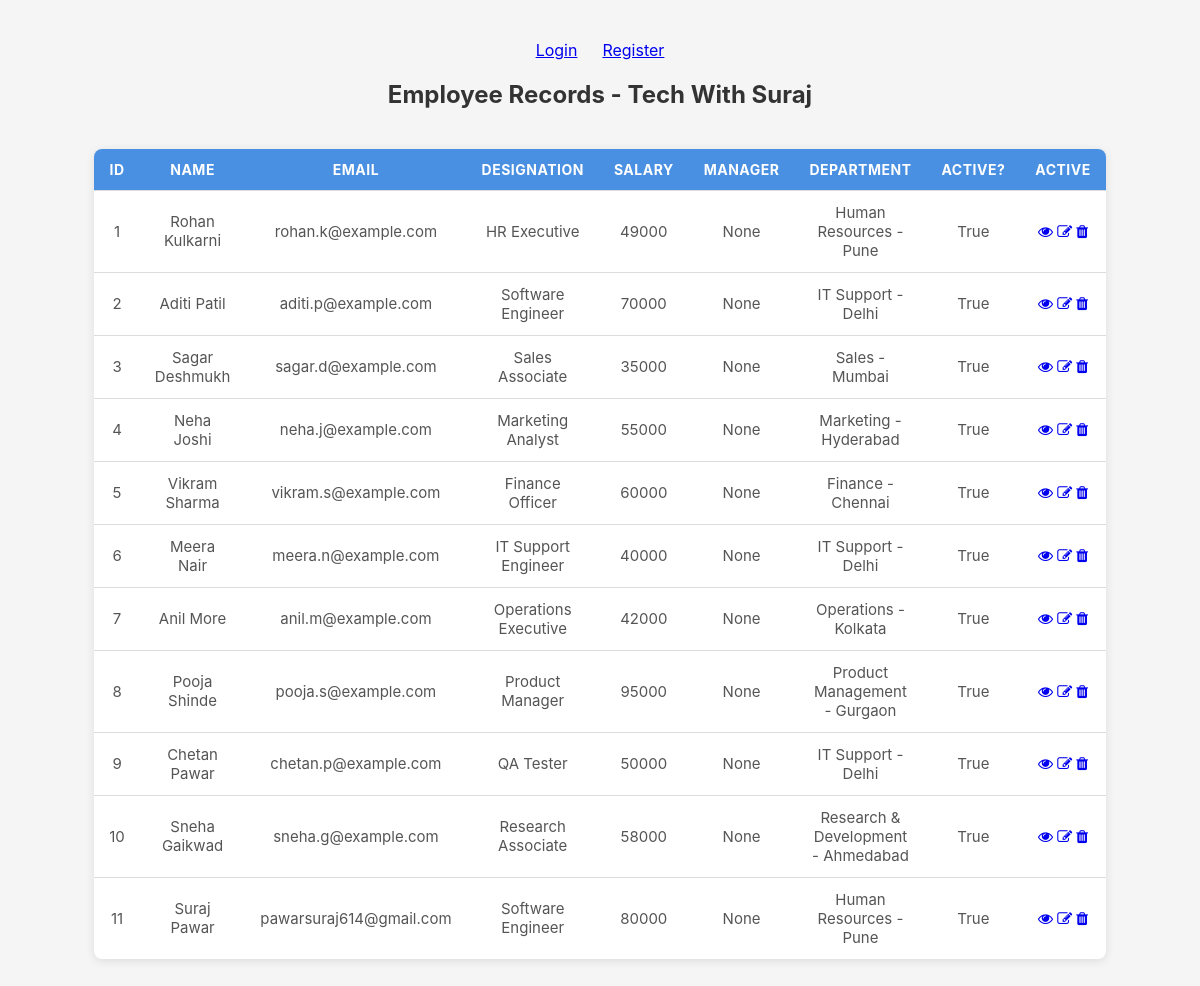
The page / on the database its author committed.
### employees/models.py (models this page shows, shortened)
class Employee(models.Model):
    first_name = models.CharField(max_length=50)
    last_name = models.CharField(max_length=50)
    email = models.EmailField(unique=True)
    designation = models.CharField(max_length=50)
    image=models.ImageField(upload_to='emp_images',default='default.jpg')
    salary = models.IntegerField()
    joining_date = models.DateField()
    is_active = models.BooleanField(default=True)
    department = models.ForeignKey(Department, on_delete=models.SET_NULL, blank=True, null=True)
    manager = models.ForeignKey("self", on_delete=models.SET_NULL, blank=True, null=True)
    def full_name(self):
        return f"{self.first_name} {self.last_name}"

class Department(models.Model):
    name = models.CharField(max_length=25)
    location = models.CharField(max_length=25)
    def __str__(self):
        return f"{self.name} - {self.location}"

### employee_main/views.py (the view)
# urls.py: 2. Add a URL to urlpatterns:  path('', views.home, name='home')
def home(request):
    employees = Employee.objects.all()
    context = {
        'employees': employees
    }
    return render(request, 'home.html', context)

### templates/home.html (shortened to what this page needs)
{% load static %}
<!DOCTYPE html>
<html lang="en">
<head>
    <link rel="stylesheet" href="{% static 'css/style.css' %}">
    <link rel="stylesheet" href="https://cdnjs.cloudflare.com/ajax/libs/font-awesome/4.7.0/css/font-awesome.min.css">
</head>
<body>
    {% if not user.is_authenticated %}
    <a href="{% url 'login' %}">Login</a> &emsp;
    <a href="{% url 'register' %}">Register</a>
    {% else %}
    You are logged in as: {{user}}
    <a href="{% url 'logout' %}">Logout</a>
    {% endif %}
    <h2>Employee Records - Tech With Suraj</h2>
    <br>
    <table>
        <thead>
            <tr>
                <th>ID</th>
                <th>Name</th>
                <th>Email</th>
                <th>Designation</th>
                <th>Salary</th>
                <th>Manager</th>
                <th>Department</th>
                <th>Active?</th>
                <th>Active</th>
            </tr>
        </thead>
        <tbody>
            {% for e in employees %}
                <tr>
                    <td>{{ e.id }}</td>
                    <td>{{ e.full_name }}</td>
                    <td>{{ e.email }}</td>
                    <td>{{ e.designation }}</td>
                    <td>{{ e.salary }}</td>
                    <td>{{ e.manager }}</td>
                    <td>{{ e.department }}</td>
                    <td>{{ e.is_active }}</td>
                    <td>
                        <a href="{% url 'employee_detail' e.id %}"><i class="fa fa-eye"></i></a>
                        <a href="{% url 'edit_employee' e.id %}"><i class="fa fa-edit"></i></a>
                        <a href="{% url 'delete_employee' e.id %}"><i class="fa fa-trash"></i></a>
                    </td>
                </tr>
            {% endfor %}
        </tbody>
    </table>
</body>
</html>

### employee_main/static/css/style.css (style rules this page uses)
body { font-family: "Inter", sans-serif; background: #f5f5f5; margin: 0; padding: 40px; text-align: center; }
h2 { margin-bottom: 20px; color: #333; }
table { margin: auto; border-collapse: collapse; width: 90%; max-width: 900px; background: white; border-radius: 8px; overflow: hidden; box-shadow: 0 2px 10px rgba(0, 0, 0, 0.1); }
thead { background: #4a90e2; color: white; }
th, td { padding: 12px 15px; border-bottom: 1px solid #ddd; }
th { text-transform: uppercase; font-size: 14px; letter-spacing: 0.5px; }
td { color: #555; font-size: 15px; }
tbody tr:last-child td { border-bottom: none; }

### rows shown on the page
Employee: id "1", full_name "Rohan Kulkarni", email "rohan.k@example.com", designation "HR Executive", salary "49000", manager "None", department "Human Resources - Pune", is_active "True"
Employee: id "2", full_name "Aditi Patil", email "aditi.p@example.com", designation "Software Engineer", salary "70000", manager "None", department "IT Support - Delhi", is_active "True"
Employee: id "3", full_name "Sagar Deshmukh", email "sagar.d@example.com", designation "Sales Associate", salary "35000", manager "None", department "Sales - Mumbai", is_active "True"
Employee: id "4", full_name "Neha Joshi", email "neha.j@example.com", designation "Marketing Analyst", salary "55000", manager "None", department "Marketing - Hyderabad", is_active "True"
Employee: id "5", full_name "Vikram Sharma", email "vikram.s@example.com", designation "Finance Officer", salary "60000", manager "None", department "Finance - Chennai", is_active "True"
Employee: id "6", full_name "Meera Nair", email "meera.n@example.com", designation "IT Support Engineer", salary "40000", manager "None", department "IT Support - Delhi", is_active "True"
Employee: id "7", full_name "Anil More", email "anil.m@example.com", designation "Operations Executive", salary "42000", manager "None", department "Operations - Kolkata", is_active "True"
Employee: id "8", full_name "Pooja Shinde", email "pooja.s@example.com", designation "Product Manager", salary "95000", manager "None", department "Product Management - Gurgaon", is_active "True"
Employee: id "9", full_name "Chetan Pawar", email "chetan.p@example.com", designation "QA Tester", salary "50000", manager "None", department "IT Support - Delhi", is_active "True"
Employee: id "10", full_name "Sneha Gaikwad", email "sneha.g@example.com", designation "Research Associate", salary "58000", manager "None", department "Research & Development - Ahmedabad", is_active "True"
Employee: id "11", full_name "Suraj Pawar", email "pawarsuraj614@gmail.com", designation "Software Engineer", salary "80000", manager "None", department "Human Resources - Pune", is_active "True"
